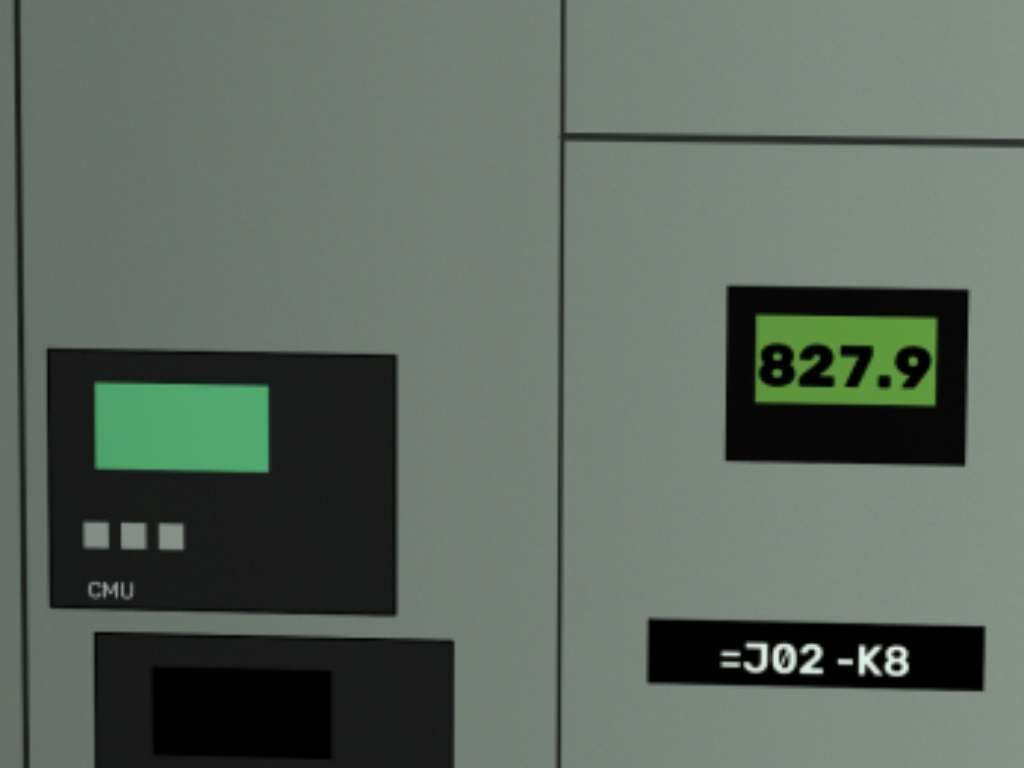
#> input picture synthetic_pipeline/synthetic_dataset_sample/images/train/syn_000000.jpg, 1024 x 768 px; its folder holds only this picture in this run
$ python check_dataset.py
#> lines starting #> are read from the running program, lines starting #| are printed output that depends on the picture
import os
import cv2
import glob
import random

def check_dataset(root):
#> called with root = 'synthetic_geo_dataset_v2'
    print(f"Checking dataset at {root}")
    for split in ["train", "val"]:
        imgs = glob.glob(f"{root}/images/{split}/*.jpg")
        lbls = glob.glob(f"{root}/labels/{split}/*.txt")
        print(f"[{split}] {len(imgs)} images, {len(lbls)} label files")

        valid = 0
        boxes_cnt = 0
        sizes = []
        for lf in lbls:
            with open(lf, 'r') as f:
                for line in f:
                    c, x, y, w, h = map(float, line.strip().split())
                    if not (0 <= x <= 1 and 0 <= y <= 1 and 0 <= w <= 1 and 0 <= h <= 1):
                        print(f"INVALID BOX in {lf}: {c} {x} {y} {w} {h}")
                    else:
                        valid += 1
                        sizes.append(w * 1280) # rough px width
                    boxes_cnt += 1
        print(f"[{split}] {boxes_cnt} total boxes, {valid} valid boxes.")
        if sizes:
            sizes.sort()
            print(f"[{split}] Box widths: min={sizes[0]:.0f}, median={sizes[len(sizes)//2]:.0f}, max={sizes[-1]:.0f}")

        # Make a contact sheet of 16 images
        random.seed(42)
        sample = random.sample(imgs, min(16, len(imgs)))
        sheet_rows = []
        for i in range(0, len(sample), 4):
            row_imgs = []
            for j in range(4):
                if i+j < len(sample):
                    img = cv2.imread(sample[i+j])
#> img is the input picture: shape (768, 1024, 3); mean B, G, R 95.3, 104.3, 94
                    l_file = sample[i+j].replace('images', 'labels').replace('.jpg', '.txt')
                    if os.path.exists(l_file):
                        with open(l_file, 'r') as f:
                            for line in f:
                                c, x, y, w, h = map(float, line.strip().split())
                                cx, cy, bw, bh = int(x*1280), int(y*1280), int(w*1280), int(h*1280)
                                cv2.rectangle(img, (cx-bw//2, cy-bh//2), (cx+bw//2, cy+bh//2), (0,255,0), 2)
                    img = cv2.resize(img, (320, 320))
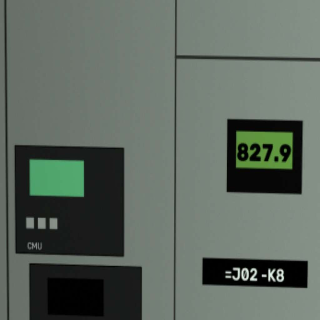
#> img: shape (320, 320, 3); mean B, G, R 95.3, 104.2, 93.9
                    row_imgs.append(img)
            import numpy as np
            sheet_rows.append(np.concatenate(row_imgs, axis=1))
        sheet = np.concatenate(sheet_rows, axis=0)
        cv2.imwrite(f"{root}/check_{split}_sheet.jpg", sheet)
        print(f"[{split}] Wrote check_{split}_sheet.jpg")
#> pass 2 of the loop in check_dataset, `for split in ["train", "val"]:`:
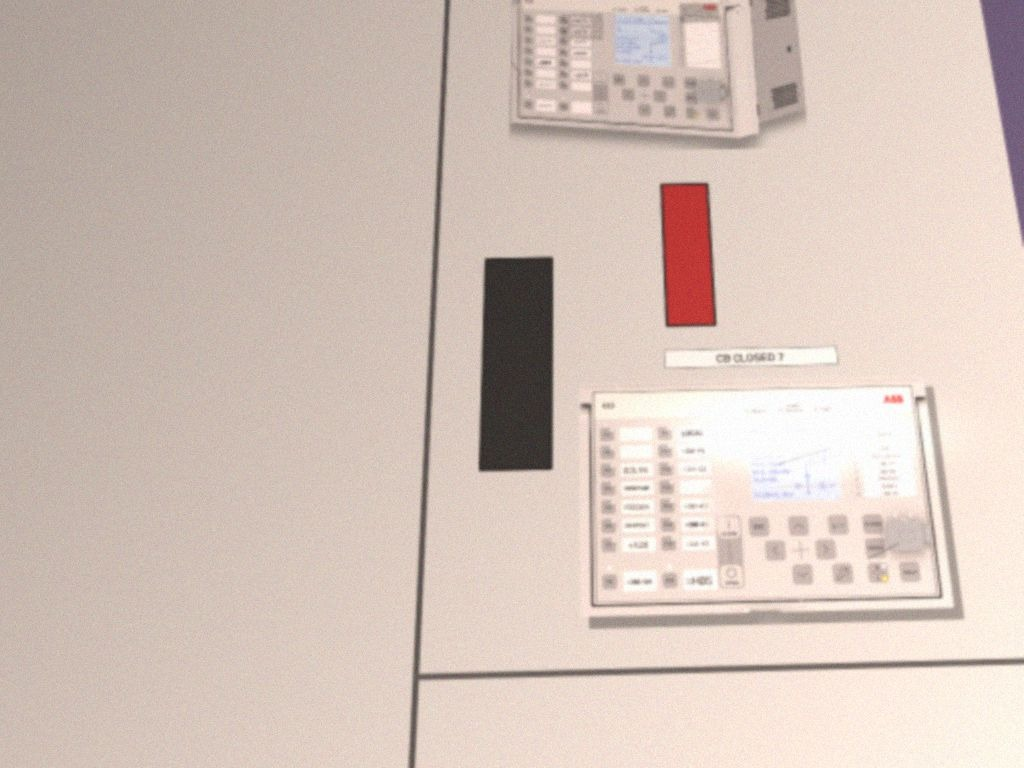
#> input picture synthetic_pipeline/synthetic_dataset_sample/images/val/syn_000010.jpg, 1024 x 768 px
#> in check_dataset, img is the input picture: shape (768, 1024, 3); mean B, G, R 186.3, 195.8, 212.7
#> in check_dataset, `img = cv2.resize(img, (320, 320))`:
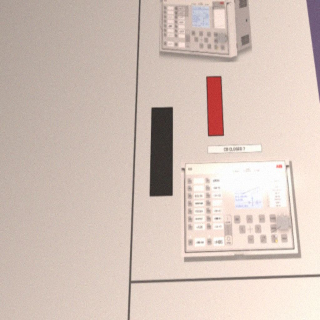
#> img: shape (320, 320, 3); mean B, G, R 186.2, 195.7, 212.6

if __name__ == "__main__":
    check_dataset("synthetic_geo_dataset_v2")
